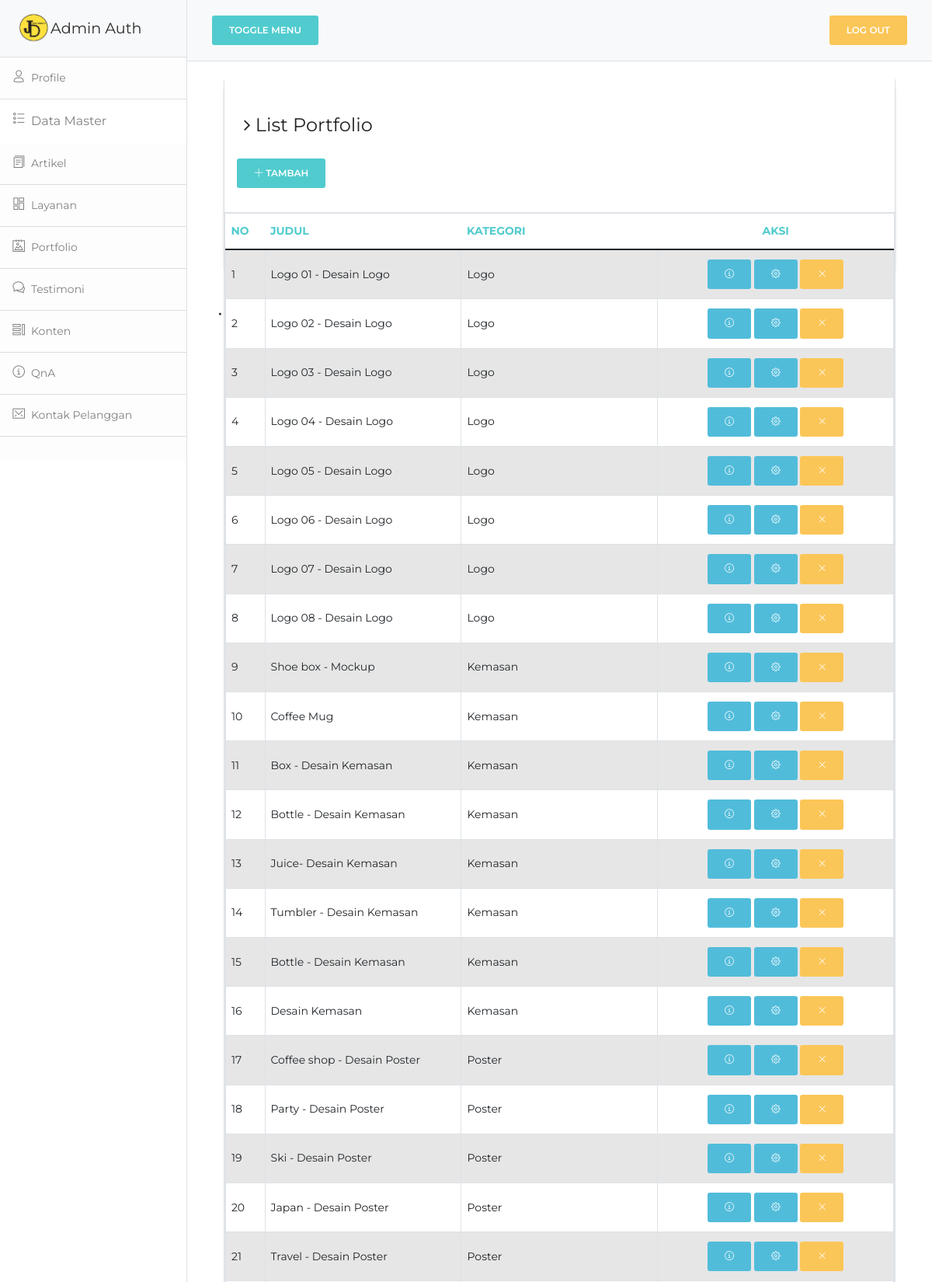
/Admin/index.php?include=portfolio (signed in, upper part), run on the app's committed database.
### tables this page shows
CREATE TABLE `portfolio` (
  `id` int(11) NOT NULL,
  `judul` varchar(100) NOT NULL,
  `id_kategori` int(11) NOT NULL,
  `gambar` varchar(100) NOT NULL
);

CREATE TABLE `kategori` (
  `id` int(11) NOT NULL,
  `kategori` varchar(100) NOT NULL
);

### Admin/include/portfolio.php (the view, shortened to what this page needs)
<?php include("includes/sidebar.php") ?>
        <div id="page-content-wrapper" >
        <?php include("includes/header.php") ?>
    <div class="content" style="margin-left:5%;margin-right:5%;">
        <div class="row">
          <div class="col-md-12">
            <div class="card">
            <div class="card card-user">
            <div class="content-panel">
                <div class="col-md-8"><h4><i class="fa fa-angle-right"></i> List Portfolio</h4></div>
                <div class="col"><a href="index.php?include=tambah-portfolio">
                    <button class="btn btn-primary" ><i class="nc-icon nc-simple-add"></i> Tambah</button></a>
                </div>
            <br>
              <section id="unseen">
                <table class="table table-responsive table-bordered table-striped table-condensed">
                  <thead class=" text-primary">
                    <tr>
                      <th width="5%">No</th>
                      <th width="25%">Judul</th>
                      <th width="25%">Kategori</th>
                      <th width="30%"><center>Aksi</center></th>
                    </tr>
                  </thead>
                  <tbody>
                    <?php
                    $sql_k = "SELECT `p`.`id`, `p`.`judul`,
                    `k`.`kategori` FROM `portfolio` `p`
                    INNER JOIN `kategori` `k` ON `p`.`id_kategori` =   `k`.`id` ";
                    $sql_k .= " ORDER BY `id_kategori`";
                    $query_k = mysqli_query($koneksi,$sql_k);
                    $no = 1;
                    while($data_k = mysqli_fetch_row($query_k)){
                    $id = $data_k[0];
                    $judul = $data_k[1];
                    $kategori = $data_k[2];
                    ?>
                    <tr>
                    <td><?php echo $no;?></td>
                      <td><?php echo $judul;?></td>
                      <td><?php echo $kategori;?></td>
                      <td align="center">
                      <a href="index.php?include=detail-portfolio&data=<?php echo $id;?>"
                      class="btn btn-xs btn-info"><i class="nc-icon nc-alert-circle-i"></i></a>
                      <a href="index.php?include=edit-portfolio&data=<?php echo $id;?>"
                      class="btn btn-xs btn-info"><i class="nc-icon nc-settings-gear-65"></i></a>
                      <a href="javascript:if(confirm('Apakah Anda yakin ingin menghapus data
                      <?php echo $judul; ?>?'))window.location.href =
                      'index.php?include=portfolio&aksi=hapus&data=<?php echo
                      $id;?>&notif=hapusberhasil'"
                      class="btn btn-xs btn-warning"><i class="nc-icon nc-simple-remove"></i></a>
                      </td>
                    </tr>
                    <?php $no++;}?>
                  </tbody>
                </table>
            </div>
            </div>
  </div>
  </div>
    <?php include("includes/footer.php") ?>

### Admin/assets/css/style.css (style rules this page uses)
body { color: #797979; background: #eaeaea; font-family: 'Ruda', sans-serif; padding: 0px !important; margin: 0px !important; font-size:13px; }
a, a:hover, a:focus { text-decoration: none; outline: none; }
.card { background: white; box-shadow: 0 2px 1px rgba(0, 0, 0, 0.2); margin-bottom: 1em; height: 250px; }
.content-panel { background: #ffffff; box-shadow: 0px 3px 2px #aab2bd; padding-top: 15px; padding-bottom: 5px; }
.content-panel h4 { margin-left: 10px; }

### data on the page
portfolio: judul "Logo 01 - Desain Logo", id_kategori.kategori "Logo"
portfolio: judul "Logo 02 - Desain Logo", id_kategori.kategori "Logo"
portfolio: judul "Logo 03 - Desain Logo", id_kategori.kategori "Logo"
portfolio: judul "Logo 04 - Desain Logo", id_kategori.kategori "Logo"
portfolio: judul "Logo 05 - Desain Logo", id_kategori.kategori "Logo"
portfolio: judul "Logo 06 - Desain Logo", id_kategori.kategori "Logo"
portfolio: judul "Logo 07 - Desain Logo", id_kategori.kategori "Logo"
portfolio: judul "Logo 08 - Desain Logo", id_kategori.kategori "Logo"
portfolio: judul "Shoe box - Mockup", id_kategori.kategori "Kemasan"
portfolio: judul "Coffee Mug", id_kategori.kategori "Kemasan"
portfolio: judul "Box - Desain Kemasan", id_kategori.kategori "Kemasan"
portfolio: judul "Bottle - Desain Kemasan", id_kategori.kategori "Kemasan"
portfolio: judul "Juice- Desain Kemasan", id_kategori.kategori "Kemasan"
portfolio: judul "Tumbler - Desain Kemasan", id_kategori.kategori "Kemasan"
portfolio: judul "Bottle - Desain Kemasan", id_kategori.kategori "Kemasan"
portfolio: judul "Desain Kemasan", id_kategori.kategori "Kemasan"
portfolio: judul "Coffee shop - Desain Poster", id_kategori.kategori "Poster"
portfolio: judul "Party - Desain Poster", id_kategori.kategori "Poster"
portfolio: judul "Ski - Desain Poster", id_kategori.kategori "Poster"
portfolio: judul "Japan - Desain Poster", id_kategori.kategori "Poster"
portfolio: judul "Travel - Desain Poster", id_kategori.kategori "Poster"
